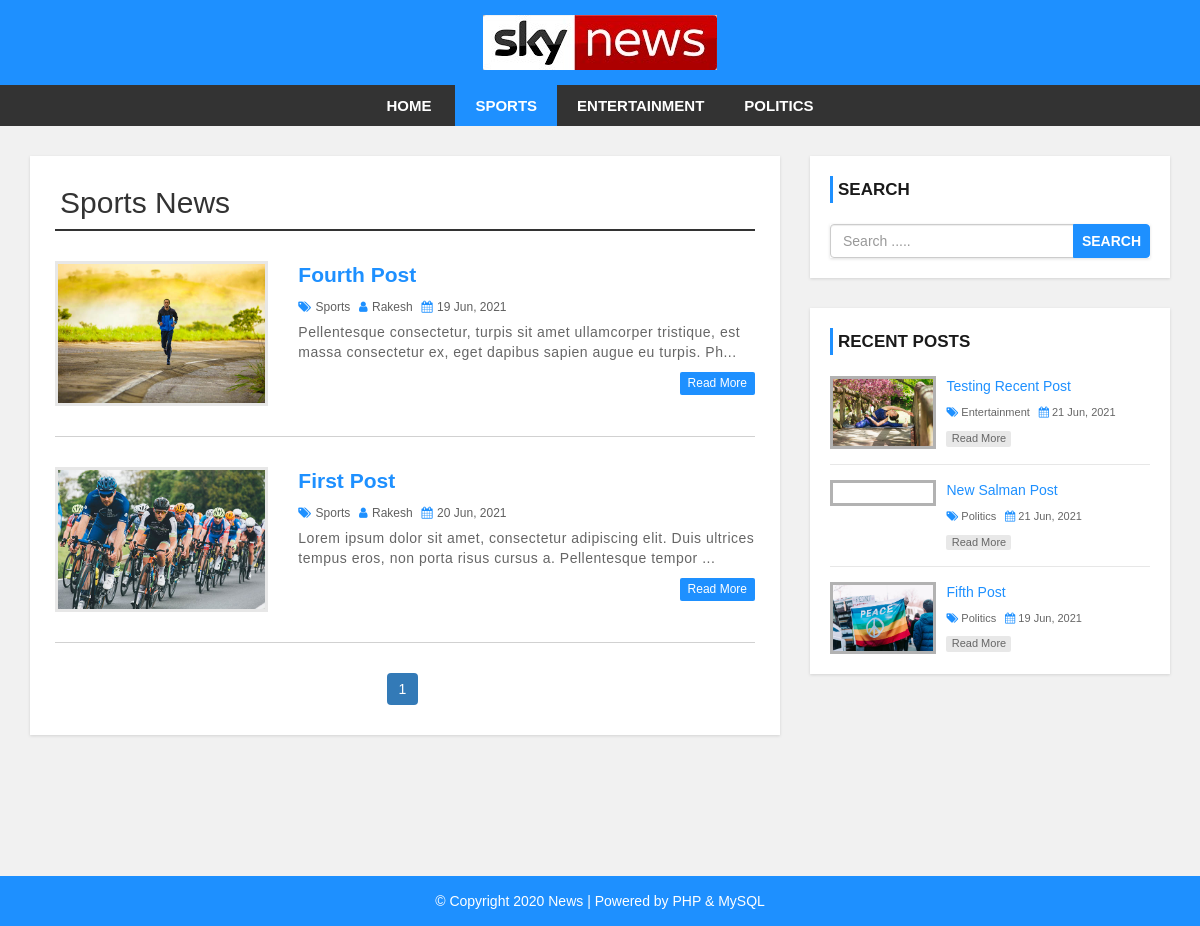
Page /category.php?cid=34 on the committed database.
### tables this page shows
CREATE TABLE `settings` (
  `id` int(11) NOT NULL,
  `websitename` varchar(60) NOT NULL,
  `logo` varchar(50) NOT NULL,
  `footerdesc` varchar(255) NOT NULL
);

CREATE TABLE `category` (
  `category_id` int(11) NOT NULL,
  `category_name` varchar(100) NOT NULL,
  `post` int(11) NOT NULL DEFAULT 0
);

CREATE TABLE `post` (
  `post_id` int(11) NOT NULL,
  `title` varchar(100) NOT NULL,
  `description` text NOT NULL,
  `category` varchar(100) NOT NULL,
  `post_date` varchar(50) NOT NULL,
  `author` int(11) NOT NULL,
  `post_img` varchar(100) NOT NULL
);

CREATE TABLE `user` (
  `user_id` int(10) UNSIGNED NOT NULL,
  `first_name` varchar(30) NOT NULL,
  `last_name` varchar(30) NOT NULL,
  `username` varchar(30) DEFAULT NULL,
  `password` varchar(40) DEFAULT NULL,
  `role` int(11) NOT NULL
);

### config.php (called while the page is built, shortened)
<?php
$hostname = "http://localhost/news-site";
?>

### category.php (the view, shortened to what this page needs)
<?php include 'header.php'; ?>
    <div id="main-content">
      <div class="container">
        <div class="row">
            <div class="col-md-8">
                <div class="post-container">
                  <?php
                  include "config.php";
                  if(isset($_GET['cid'])){
                    $cat_id = $_GET['cid'];
                    $sql1 = "SELECT * FROM category WHERE category_id = {$cat_id}";
                    $result1 = mysqli_query($conn, $sql1) or die("Query Failed.");
                    $row1 = mysqli_fetch_assoc($result1);
                  ?>
                  <h2 class="page-heading"><?php echo $row1['category_name']; ?> News</h2>
                  <?php
                    $limit = 3;
                    if(isset($_GET['page'])){
                      $page = $_GET['page'];
                    }else{
                      $page = 1;
                    }
                    $offset = ($page - 1) * $limit;
                    $sql = "SELECT post.post_id, post.title, post.description,post.post_date,post.author,
                    category.category_name,user.username,post.category,post.post_img FROM post
                    LEFT JOIN category ON post.category = category.category_id
                    LEFT JOIN user ON post.author = user.user_id
                    WHERE post.category = {$cat_id}
                    ORDER BY post.post_id DESC LIMIT {$offset},{$limit}";
                    $result = mysqli_query($conn, $sql) or die("Query Failed.");
                    if(mysqli_num_rows($result) > 0){
                      while($row = mysqli_fetch_assoc($result)) {
                  ?>
                    <div class="post-content">
                        <div class="row">
                            <div class="col-md-4">
                              <a class="post-img" href="single.php?id=<?php echo $row['post_id']; ?>"><img src="admin/upload/<?php echo $row['post_img']; ?>" alt=""/></a>
                            </div>
                            <div class="col-md-8">
                              <div class="inner-content clearfix">
                                  <h3><a href='single.php?id=<?php echo $row['post_id']; ?>'><?php echo $row['title']; ?></a></h3>
                                  <div class="post-information">
                                      <span>
                                          <i class="fa fa-tags" aria-hidden="true"></i>
                                          <a href='category.php?cid=<?php echo $row['category']; ?>'><?php echo $row['category_name']; ?></a>
                                      </span>
                                      <span>
                                          <i class="fa fa-user" aria-hidden="true"></i>
                                          <a href='author.php?aid=<?php echo $row['author']; ?>'><?php echo $row['username']; ?></a>
                                      </span>
                                      <span>
                                          <i class="fa fa-calendar" aria-hidden="true"></i>
                                          <?php echo $row['post_date']; ?>
                                      </span>
                                  </div>
                                  <p class="description">
                                      <?php echo substr($row['description'],0,130) . "..."; ?>
                                  </p>
                                  <a class='read-more pull-right' href='single.php?id=<?php echo $row['post_id']; ?>'>read more</a>
                              </div>
                            </div>
                        </div>
                    </div>
                    <?php
                      }
                    }else{
                      echo "<h2>No Record Found.</h2>";
                    }
                    if(mysqli_num_rows($result1) > 0){
                      $total_records = $row1['post'];
                      $total_page = ceil($total_records / $limit);
                      echo '<ul class="pagination admin-pagination">';
                      for($i = 1; $i <= $total_page; $i++){
                        if($i == $page){
                          $active = "active";
                        }else{
                          $active = "";
                        }
                        echo '<li class="'.$active.'"><a href="category.php?cid='.$cat_id .'&page='.$i.'">'.$i.'</a></li>';
                      }
                      echo '</ul>';
                    }
                  }else{
                    echo "<h2>No Record Found.</h2>";
                  }
                    ?>
                </div>
            </div>
            <?php include 'sidebar.php'; ?>
        </div>
      </div>
    </div>
<?php include 'footer.php'; ?>

### header.php (shortened to what this page needs)
<?php
  include "config.php";
?>
<!DOCTYPE html>
<html lang="en">
<head>
    <link rel="stylesheet" href="css/bootstrap.min.css" />
    <link rel="stylesheet" href="css/font-awesome.css">
    <link rel="stylesheet" href="css/style.css">
</head>
<body>
<div id="header">
    <div class="container">
        <div class="row">
            <div class=" col-md-offset-4 col-md-4">
              <?php
                include "config.php";
                $sql = "SELECT * FROM settings";
                $result = mysqli_query($conn, $sql) or die("Query Failed.");
                if(mysqli_num_rows($result) > 0){
                  while($row = mysqli_fetch_assoc($result)) {
                    if($row['logo'] == ""){
                      echo '<a href="index.php"><h1>'.$row['websitename'].'</h1></a>';
                    }else{
                      echo '<a href="index.php" id="logo"><img src="admin/images/'. $row['logo'] .'"></a>';
                    }
                  }
                }
                ?>
            </div>
        </div>
    </div>
</div>
<div id="menu-bar">
    <div class="container">
        <div class="row">
            <div class="col-md-12">
              <?php
                include "config.php";
                if(isset($_GET['cid'])){
                  $cat_id = $_GET['cid'];
                }
                $sql = "SELECT * FROM category WHERE post > 0";
                $result = mysqli_query($conn, $sql) or die("Query Failed. : Category");
                if(mysqli_num_rows($result) > 0){
                  $active = "";
              ?>
                <ul class='menu'>
                  <li><a href='<?php echo $hostname; ?>'>Home</a></li>
                  <?php while($row = mysqli_fetch_assoc($result)) {
                    if(isset($_GET['cid'])){
                      if($row['category_id'] == $cat_id){
                        $active = "active";
                      }else{
                        $active = "";
                      }
                    }
                    echo "<li><a class='{$active}' href='category.php?cid={$row['category_id']}'>{$row['category_name']}</a></li>";
                  } ?>
                </ul>
                <?php } ?>
            </div>
        </div>
    </div>
</div>

### sidebar.php
<div id="sidebar" class="col-md-4">
    <div class="search-box-container">
        <h4>Search</h4>
        <form class="search-post" action="search.php" method ="GET">
            <div class="input-group">
                <input type="text" name="search" class="form-control" placeholder="Search .....">
                <span class="input-group-btn">
                    <button type="submit" class="btn btn-danger">Search</button>
                </span>
            </div>
        </form>
    </div>
    <div class="recent-post-container">
        <h4>Recent Posts</h4>
        <?php
        include "config.php";
        $limit = 3;
        $sql = "SELECT post.post_id, post.title, post.post_date,
        category.category_name,post.category,post.post_img FROM post
        LEFT JOIN category ON post.category = category.category_id
        ORDER BY post.post_id DESC LIMIT {$limit}";
        $result = mysqli_query($conn, $sql) or die("Query Failed. : Recent Post");
        if(mysqli_num_rows($result) > 0){
          while($row = mysqli_fetch_assoc($result)) {
      ?>
        <div class="recent-post">
            <a class="post-img" href="single.php?id=<?php echo $row['post_id']; ?>">
                <img src="admin/upload/<?php echo $row['post_img']; ?>" alt=""/>
            </a>
            <div class="post-content">
                <h5><a href="single.php?id=<?php echo $row['post_id']; ?>"><?php echo $row['title']; ?></a></h5>
                <span>
                    <i class="fa fa-tags" aria-hidden="true"></i>
                    <a href='category.php?cid=<?php echo $row['category']; ?>'><?php echo $row['category_name']; ?></a>
                </span>
                <span>
                    <i class="fa fa-calendar" aria-hidden="true"></i>
                    <?php echo $row['post_date']; ?>
                </span>
                <a class="read-more" href="single.php?id=<?php echo $row['post_id']; ?>">read more</a>
            </div>
        </div>
    <?php
      }
    }
    ?>
    </div>
</div>

### footer.php
<div id ="footer">
    <div class="container">
        <div class="row">
            <div class="col-md-12">
              <?php
                include "config.php";
                $sql = "SELECT * FROM settings";
                $result = mysqli_query($conn, $sql) or die("Query Failed.");
                if(mysqli_num_rows($result) > 0){
                  while($row = mysqli_fetch_assoc($result)) {
              ?>
                <span><?php echo $row['footerdesc']; ?></span>
              <?php
                }
              }
              ?>
            </div>
        </div>
    </div>
</div>
</body>
</html>

### css/style.css (style rules this page uses)
body { background: #f1f1f1; font-family: sans-serif,arial,Helvetica; }
a, a:hover, a:focus { text-decoration: none; outline: none; }
ul { margin:0; padding:0; list-style:none; }
h2.page-heading { margin: 5px 0 30px; padding: 0 5px 10px; border-bottom: 2px solid #333; }
form { background: #fff; padding: 25px; box-shadow:0 1px 3px rgba(0, 0, 0, 0.13); }
#header { background: #1e90ff; text-align: center; padding: 15px; }
#logo { display: inline-block; width: 65%; }
#logo img { width: 100%; }
#menu-bar { background: #333; text-align: center; }
#menu-bar .menu > li { display: inline-block; }
.menu > li > a { padding: 10px 20px; display: block; text-transform: uppercase; color: #fff; font-size: 15px; font-weight:600; transition:all 0.5s ease 0s; }
#menu-bar .menu > li > a:hover, #menu-bar .menu > li > a.active { color:#fff; background:#1e90ff; }
#main-content { padding: 30px 0; min-height: 750px; }
#main-content .post-container { background-color: #fff; padding: 25px; box-shadow: 0 1px 3px rgba(0, 0, 0, 0.13); }
#main-content .post-content { border-bottom: 1px solid #d1d1d1; padding: 0 0 30px; margin-bottom:30px; }
#main-content .post-content img { width: 100%; }
#main-content .post-content .post-img { border: 3px solid #e7e7e7; display: block; height: 145px; overflow: hidden; transition: border .3s; }
#main-content .post-content h3 { font-size: 21px; line-height: 28px; font-weight: 600; margin: 0 0 7px; }
#main-content .post-content h3 a { color: #1e90ff; transition:all 0.3s; }
#main-content .post-content .post-information span { color: #606060; font-size: 12px; text-transform: capitalize; margin: 0 5px 5px 0; display: inline-block; }
#main-content .post-content .post-information i { color: #1e90ff; margin-right: 1px; }
#main-content .post-content .post-information a { color: #606060; text-decoration: none; }
#main-content .post-content p, #main-content .single-post p { color: #666; font-size: 14px; letter-spacing: 0.5px; margin:0 0 10px; }
#main-content .post-content a.read-more { color: #fff; background-color: #1E90FF; font-size: 12px; text-transform: capitalize; padding: 3px 8px; border-radius: 2px; transition: all 0.3s; }
.pagination { display: block; text-align: center; margin: 0; }
.pagination li { display:inline-block; margin: 0 5px 0 0; }
.pagination li a { border: none; background: #1e90ff; color: #fff; }
i.fa { color:#222; }
#sidebar h4 { color: #1A1A1A; font-size: 17px; line-height: 27px; font-weight:600; text-transform: uppercase; padding: 0 0 0 5px; margin: 0 0 21px; border-left: 3px solid #1e90ff; }
#sidebar .search-box-container { background-color: #fff; padding: 20px; margin: 0 0 30px; box-shadow: 0 1px 3px rgba(0, 0, 0, 0.13); }
#sidebar .search-post { padding: 0; }
#sidebar .search-post input { color: #606060; }
#sidebar .search-post .btn { font-weight: 600; text-transform: uppercase; padding: 6px 8px; background-color: #1E90FF; border-color: #1E90FF; outline: none; }
#sidebar .recent-post-container { padding: 20px; background: #fff; box-shadow: 0 1px 3px rgba(0, 0, 0, 0.13); }
#sidebar .recent-post { border-bottom: 1px solid #e7e7e7; padding: 0 0 15px; margin: 0 0 15px; }
#sidebar .recent-post:last-child { margin: 0; padding: 0; border: none; }
#sidebar .recent-post .post-img { display: inline-block; width: 33%; border: 3px solid rgba(0,0,0,0.3); vertical-align: top; transition: border .3s; }
#sidebar .recent-post .post-img img { width: 100%; }
#sidebar .recent-post .post-content { width: 65%; display: inline-block; border: none; padding: 0 0 0 7px; margin: 0; }
#sidebar .recent-post h5 { font-size: 14px; line-height: 20px; margin: 0 0 5px; }
#sidebar .recent-post h5 a { color: #1E90FF; }
#sidebar .recent-post span { color: #666; font-size: 11px; display: inline-block; margin: 0 5px 10px 0; }
#sidebar .recent-post span a { color: #666; }
#sidebar .recent-post span i { color: #1E90FF; }
#sidebar .recent-post a.read-more { color: #666; background-color: rgba(0,0,0,0.09); width: 65px; font-size: 11px; text-align: center; padding: 0; display: block; transition: all 0.3s; }
#footer { color: #fff; padding:15px 0; text-align:center; background-color:#1e90ff; }

### rows in the picture
settings: logo (picture), footerdesc "© Copyright 2020 News | Powered by PHP & MySQL"
category: category_name "SPORTS", category_name "Sports"
category: category_name "ENTERTAINMENT"
category: category_name "POLITICS"
post: post_img (picture), title "Fourth Post", category.category_name "Sports", user.username "Rakesh", post_date "19 Jun, 2021", description "Pellentesque consectetur, turpis sit amet ullamcorper tristique, est massa consectetur ex, eget dapibus sapien augue eu turpis. Ph"
post: post_img (picture), title "First Post", category.category_name "Sports", user.username "Rakesh", post_date "20 Jun, 2021", description "Lorem ipsum dolor sit amet, consectetur adipiscing elit. Duis ultrices tempus eros, non porta risus cursus a. Pellentesque tempor"
post: post_img (picture), title "Testing Recent Post", category.category_name "Entertainment", post_date "21 Jun, 2021"
post: title "New Salman Post", category.category_name "Politics", post_date "21 Jun, 2021"
post: post_img (picture), title "Fifth Post", category.category_name "Politics", post_date "19 Jun, 2021"
